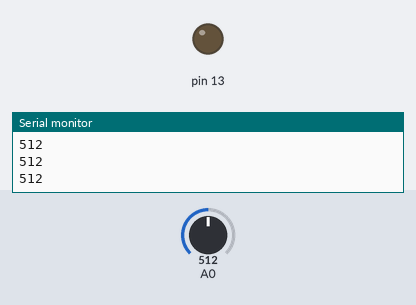
The sketch below on a simulated Arduino Uno, built with avr-gcc and run on an emulated ATmega328P. On the bench: output pins drawn as LEDs (lit = HIGH), the last lines printed to the serial monitor. The test bench sets the inputs (shaded band); at power-on: A0 = 512.

Above: at 1.2 s.
1.3 s: A0 set to 971
2.8 s: A0 set to 993
At 3.7 s:
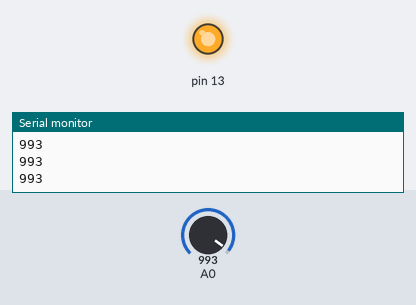
4.3 s: A0 set to 970
At 4.7 s:
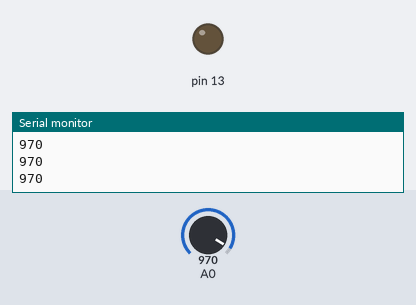
5.8 s: A0 set to 990
At 7.1 s:
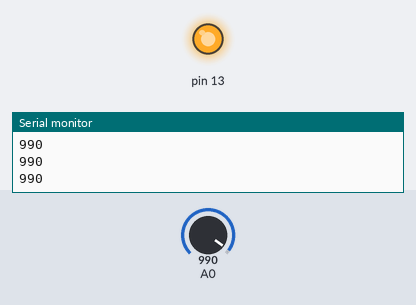
Timing chart, 0 to 8.3 s (numbered marks = the images above; inputs shaded):
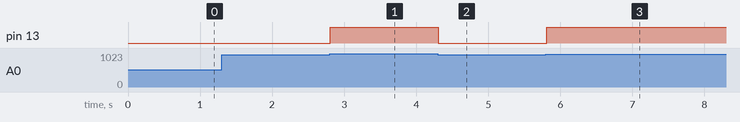

Measured:
- the behaviour switches between 980 and 981 on A0 (found by bisection; images 0 and 1)
- after the input at 2.8 s, pin 13: LOW → HIGH at once
- after the input at 4.3 s, pin 13: HIGH → LOW at once
- after the input at 5.8 s, pin 13: LOW → HIGH at once

The sketch:

06_Light_02.ino
```cpp
void setup() {
  Serial.begin(9600);
  pinMode(13, OUTPUT);
}

void loop() {
  int light = analogRead(A0);
  Serial.println(light);

  // 조도 센서는 빛이 강하면 저항값이 작아짐 -> 전압(출력값)이 커짐
  // 조도 센서는 빛이 강하면 저항값이 커짐 -> 전압(출력값)이 작아짐
  if (light > 980) {
    digitalWrite(13, HIGH);
  } else {
    digitalWrite(13, LOW);
  }
}
```
